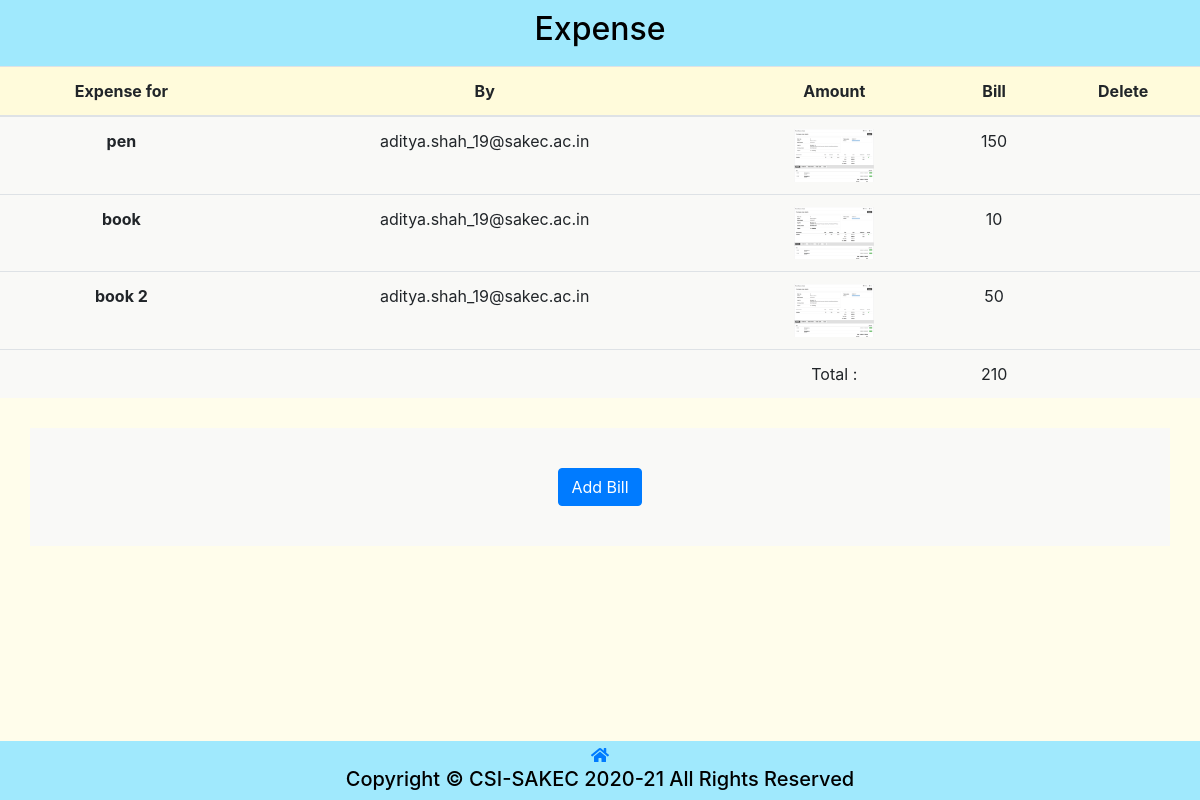
Screenshot of /Eventmanagement/expense.php?e_id=40 with the database file from the repository.
### tables this page shows
CREATE TABLE `csi_expense` (
  `id` int(11) NOT NULL,
  `event_id` int(11) NOT NULL,
  `spent_on` varchar(256) NOT NULL,
  `by` varchar(256) NOT NULL,
  `bill_photo` text NOT NULL,
  `bill_amount` int(11) NOT NULL
);

### Eventmanagement/expense.php (the view, shortened to what this page needs)
<!DOCTYPE html>
<html lang="en" xmlns="http://www.w3.org/1999/xhtml">
<head>
    <link rel="stylesheet" href="css/admin.css?v=<?php echo time(); ?>">
    <link rel="stylesheet" href="../plugins/bootstrap-4.6.0-dist/css/bootstrap.min.css">
    <link rel="stylesheet" href="../css/membership.css?v=<?php echo time(); ?>">
    <?php
        require_once "../config.php";
    ?>
</head>
<body>
    <header>
        <h2 style="text-align: center;">Expense</h2>
    </header>
    <table class="table">
        <thead class="black white-text">
            <tr>
                <th scope="col">Expense for</th>
                <th>By</th>
                <th>Amount</th>
                <th>Bill</th>
                <th>Delete</th>
            </tr>
        </thead>
        <tbody>
            <div class="table-content" style="font-size: large;">
                <?php
                    $event_id= $_GET['e_id'];
                    $sum=0;
                    $sql = "SELECT `id`,`spent_on`, `by` , `bill_photo`, `bill_amount` FROM `csi_expense` WHERE `event_id` = $event_id";
                    $query = mysqli_query($conn, $sql);
                    if (mysqli_num_rows($query) > 0) {
                        while ($row = mysqli_fetch_assoc($query)) {
                ?>
                        <tr>
                            <th scope="row"><?php echo $row['spent_on']; ?></th>
                            <td><?php echo $row['by']; ?></td>
                            <td>
                                <a target="_blank" href="<?php echo "Bill/".$row['bill_photo']; ?>">
                                    <img src="<?php echo "Bill/".trim($row['bill_photo']); ?>" alt="Forest" style="width:80px">
                                </a>
                            </td>
                            <td><?php $sum+=$row['bill_amount'];echo $row['bill_amount']; ?></td>
                            <td>
                            </td>
                        </tr>
                    <?php
                        }
                        ?>
                    <th scope="row"> </th>
                    <td></td>
                    <td>Total : </td>
                    <td><?php echo $sum ?></td>
                    <td/>
                <?php
                    } else {
                        echo "No Record Found";
                    }
                ?>
            </div>
        </tbody>
    </table>
    <div class="spacer" style="height:30px;"></div>
    <div class="container text-center">
    <form action="addbill.php" method="get">
        <button type="submit" class="btn btn-primary" >Add Bill</button>
    </form>
    </div>
    <div class="spacer" style="height:100px;"></div>
    <div class="footer">
        <div class="spacer" style="height:2px;"></div>
        <a href="index.php"><i class="fas fa-home"></i></a>
        <h5>Copyright &copy; CSI-SAKEC 2020-21 All Rights Reserved</h5>
    </div>
</body>
</html>

### css/admin.css (style rules this page uses)
* { margin: 0; padding: 0; scroll-behavior: smooth; }
body { margin: 0; font-family: -apple-system,BlinkMacSystemFont,"Segoe UI",Roboto,"Helvetica Neue",Arial,"Noto Sans",sans-serif,"Apple Color Emoji","Segoe UI Emoji","Segoe UI Symbol","Noto Color Emoji"; font-size: 1rem; font-weight: 400; line-height: 1.5; color: #212529; text-align: center; background-color: #fff; }
.btn { font-size: 12px; line-height: 1.2; }
.footer { text-align: center; background-color: #569eeca6; left: 0; bottom: 0; width: 100%; position: fixed; }

### css/membership.css (style rules this page uses)
body { text-align: center; background-color: #fffdeb; font-family: -apple-system,BlinkMacSystemFont,"Segoe UI",Roboto,"Helvetica Neue",Arial,"Noto Sans",sans-serif,"Apple Color Emoji","Segoe UI Emoji","Segoe UI Symbol","Noto Color Emoji"; margin: 0; color: white; padding: 0; color: black; }
header { color: black; background-color: #a0e9fd; padding: 10px; }
.container { text-align: start; background: #f9f9f7; padding: 40px; }
.footer { text-align: center; background-color: #a0e9fd; left: 0; bottom: 0; width: 100%; }
.table thead th { vertical-align: bottom; border-bottom: 2px solid #dee2e6; background: #fffbdb; }
.table { width: 100%; margin-bottom: 0rem; color: #212529; background: #f9f9f7; }
@media only screen and (min-width: 600px) { .footer { position: fixed; } }

### rows the page displays
csi_expense: spent_on "pen", by "aditya.shah_19@sakec.ac.in", bill_photo (picture), bill_amount "150"
csi_expense: spent_on "book", by "aditya.shah_19@sakec.ac.in", bill_photo (picture), bill_amount "10"
csi_expense: spent_on "book 2", by "aditya.shah_19@sakec.ac.in", bill_photo (picture), bill_amount "50"

### other values shown
$sum "210"
